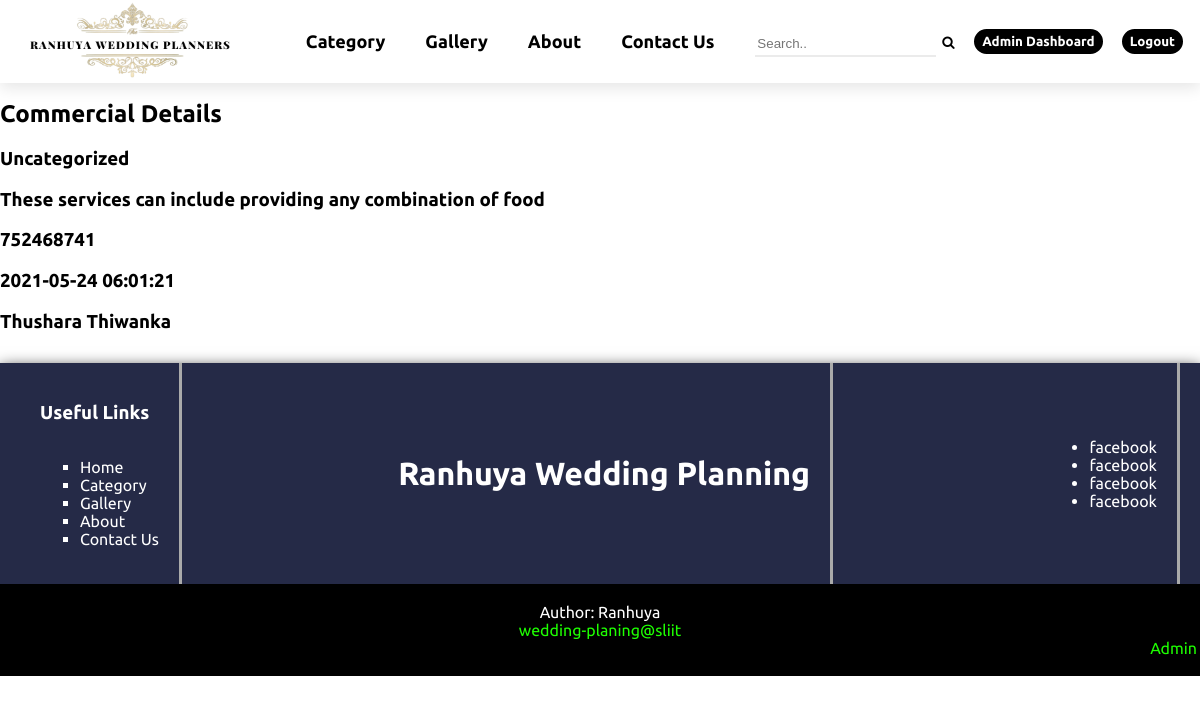
/adDetailsPage.php?adID=1 (signed in), run on the app's committed database.
### tables this page shows
CREATE TABLE Advertisement (
  adID int(11) AUTO_INCREMENT NOT NULL,
  catID int(11),
 
  title varchar(20) NOT NULL,
  addDescription varchar(300) NOT NULL,
  mobile int(11) NOT NULL,
  addImageLoc varchar(300) DEFAULT NULL,
  publishDateTime datetime DEFAULT NULL,
  status bit(1) DEFAULT NULL,
   vendorID int(11),
  CONSTRAINT advertisement_pk PRIMARY KEY (adID),
  CONSTRAINT catID_fk FOREIGN KEY (catID) REFERENCES Category(catID) ON DELETE SET NULL,
  CONSTRAINT VID_fk FOREIGN KEY (vendorID) REFERENCES Vendor(vendorID) ON DELETE SET NULL
);

CREATE TABLE Vendor(
    vendorID INT AUTO_INCREMENT PRIMARY KEY NOT NULL,   
	v_company varchar(30) ,
	v_username varchar(30) NOT NULL,
	v_imgLoc varchar(300),
	v_fname varchar(30) NOT NULL,
	v_lname varchar(30) NOT NULL,
	role varchar(10) NOT NULL,
	v_password varchar(256) NOT NULL,
	v_mobile INT,
	v_address varchar(30),
	v_email varchar(30) NOT NULL	  
);

### adDetailsPage.php (the view, shortened to what this page needs)
<?php
    $title = 'Commercial Detail'; include("header.php");
?>
<link rel="stylesheet" href="./assets/css/commercialsList.css">
<section>
    <h1 class="main-title">Commercial Details</h1>
    <?php
        $sql = mysqli_query($conn,"SELECT *
        FROM Advertisement AS A, Vendor AS V
        WHERE A.adID ='" . $_GET['adID'] . "' AND V.vendorID=A.vendorID
        ;");
        $row  = mysqli_fetch_array($sql);
        echo "<h3>". $row['title'] ."</h3>";
        echo "<h3>". $row['addDescription'] ."</h3>";
        echo "<h3>". $row['mobile'] ."</h3>";
        echo "<h3>". $row['publishDateTime'] ."</h3>";
        echo "<h3>". $row['v_fname'], " ", $row['v_lname'] ."</h3>";
    ?>
</section>
<?php include("footer.php"); ?>

### assets/css/main.css (style rules this page uses)
html, body { margin: 0; padding: 0; font-family: 'Ubuntu', sans-serif; }

### assets/css/header.css (style rules this page uses)
body { background-color: #FFF; }

### data on the page
advertisement: title "Uncategorized", addDescription "These services can include providing any combination of food", mobile "752468741", publishDateTime "2021-05-24 06:01:21", vendorID.v_fname "Thushara", vendorID.v_lname "Thiwanka"
